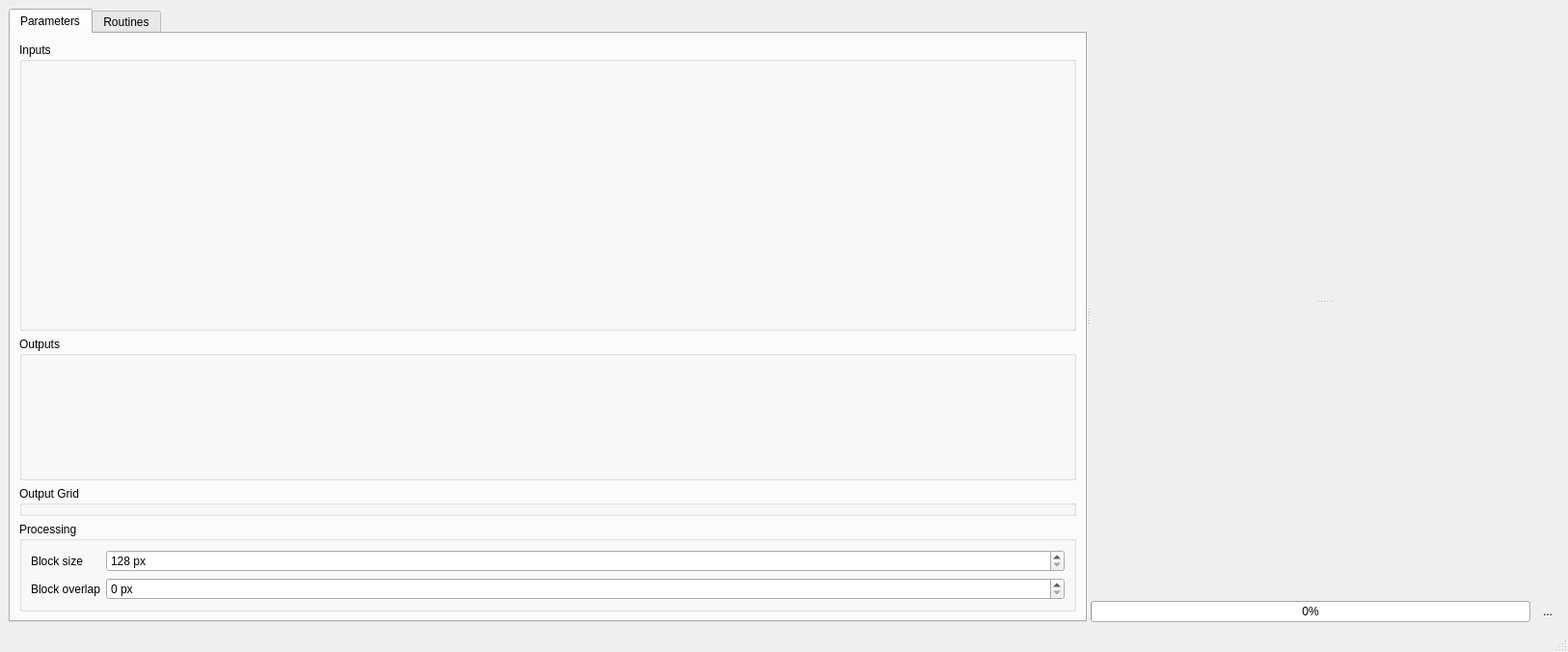
<?xml version="1.0" encoding="UTF-8"?>
<ui version="4.0">
 <class>MainWindow</class>
 <widget class="QMainWindow" name="MainWindow">
  <property name="geometry">
   <rect>
    <x>0</x>
    <y>0</y>
    <width>1626</width>
    <height>676</height>
   </rect>
  </property>
  <property name="windowTitle">
   <string>imageMath Calculator</string>
  </property>
  <property name="windowIcon">
   <iconset resource="../../ressources.qrc">
    <normaloff>:/imageMath/imagemathapp/icons/numpy.png</normaloff>:/imageMath/imagemathapp/icons/numpy.png</iconset>
  </property>
  <widget class="QWidget" name="centralwidget">
   <layout class="QVBoxLayout" name="verticalLayout_3">
    <item>
     <widget class="QSplitter" name="splitter_2">
      <property name="orientation">
       <enum>Qt::Horizontal</enum>
      </property>
      <widget class="QTabWidget" name="mTab">
       <property name="minimumSize">
        <size>
         <width>300</width>
         <height>0</height>
        </size>
       </property>
       <property name="currentIndex">
        <number>0</number>
       </property>
       <widget class="QWidget" name="tabLayers">
        <attribute name="title">
         <string>Parameters</string>
        </attribute>
        <layout class="QVBoxLayout" name="verticalLayout">
         <item>
          <widget class="QgsCollapsibleGroupBox" name="w1">
           <property name="sizePolicy">
            <sizepolicy hsizetype="Preferred" vsizetype="Preferred">
             <horstretch>0</horstretch>
             <verstretch>2</verstretch>
            </sizepolicy>
           </property>
           <property name="minimumSize">
            <size>
             <width>0</width>
             <height>0</height>
            </size>
           </property>
           <property name="title">
            <string>Inputs</string>
           </property>
           <layout class="QVBoxLayout" name="verticalLayout_4">
            <property name="spacing">
             <number>1</number>
            </property>
            <property name="leftMargin">
             <number>0</number>
            </property>
            <property name="topMargin">
             <number>0</number>
            </property>
            <property name="rightMargin">
             <number>0</number>
            </property>
            <property name="bottomMargin">
             <number>0</number>
            </property>
            <item>
             <widget class="InputList" name="uiInputs_" native="true">
              <property name="sizePolicy">
               <sizepolicy hsizetype="Preferred" vsizetype="Preferred">
                <horstretch>0</horstretch>
                <verstretch>2</verstretch>
               </sizepolicy>
              </property>
             </widget>
            </item>
           </layout>
          </widget>
         </item>
         <item>
          <widget class="QgsCollapsibleGroupBox" name="w2">
           <property name="sizePolicy">
            <sizepolicy hsizetype="Preferred" vsizetype="Preferred">
             <horstretch>0</horstretch>
             <verstretch>1</verstretch>
            </sizepolicy>
           </property>
           <property name="minimumSize">
            <size>
             <width>0</width>
             <height>0</height>
            </size>
           </property>
           <property name="title">
            <string>Outputs</string>
           </property>
           <layout class="QVBoxLayout" name="verticalLayout_5">
            <property name="spacing">
             <number>1</number>
            </property>
            <property name="leftMargin">
             <number>0</number>
            </property>
            <property name="topMargin">
             <number>0</number>
            </property>
            <property name="rightMargin">
             <number>0</number>
            </property>
            <property name="bottomMargin">
             <number>0</number>
            </property>
            <item>
             <widget class="OutputList" name="uiOutputs_" native="true">
              <property name="sizePolicy">
               <sizepolicy hsizetype="Preferred" vsizetype="Preferred">
                <horstretch>0</horstretch>
                <verstretch>1</verstretch>
               </sizepolicy>
              </property>
             </widget>
            </item>
           </layout>
          </widget>
         </item>
         <item>
          <widget class="QgsCollapsibleGroupBox" name="mGroupBox">
           <property name="sizePolicy">
            <sizepolicy hsizetype="Preferred" vsizetype="Minimum">
             <horstretch>0</horstretch>
             <verstretch>0</verstretch>
            </sizepolicy>
           </property>
           <property name="minimumSize">
            <size>
             <width>0</width>
             <height>0</height>
            </size>
           </property>
           <property name="title">
            <string>Output Grid</string>
           </property>
           <layout class="QVBoxLayout" name="verticalLayout_6">
            <property name="spacing">
             <number>1</number>
            </property>
            <property name="leftMargin">
             <number>0</number>
            </property>
            <property name="topMargin">
             <number>0</number>
            </property>
            <property name="rightMargin">
             <number>0</number>
            </property>
            <property name="bottomMargin">
             <number>0</number>
            </property>
            <item>
             <widget class="Grid" name="uiGrid_" native="true">
              <property name="sizePolicy">
               <sizepolicy hsizetype="MinimumExpanding" vsizetype="Preferred">
                <horstretch>0</horstretch>
                <verstretch>0</verstretch>
               </sizepolicy>
              </property>
             </widget>
            </item>
           </layout>
          </widget>
         </item>
         <item>
          <widget class="QgsCollapsibleGroupBox" name="mGroupBox_2">
           <property name="title">
            <string>Processing</string>
           </property>
           <layout class="QFormLayout" name="formLayout">
            <item row="1" column="1">
             <widget class="QSpinBox" name="uiBlockOverlap">
              <property name="suffix">
               <string> px</string>
              </property>
              <property name="maximum">
               <number>100</number>
              </property>
             </widget>
            </item>
            <item row="1" column="0">
             <widget class="QLabel" name="label">
              <property name="text">
               <string>Block overlap</string>
              </property>
             </widget>
            </item>
            <item row="0" column="0">
             <widget class="QLabel" name="label_2">
              <property name="text">
               <string>Block size</string>
              </property>
             </widget>
            </item>
            <item row="0" column="1">
             <widget class="QSpinBox" name="uiBlockSize">
              <property name="suffix">
               <string> px</string>
              </property>
              <property name="minimum">
               <number>128</number>
              </property>
              <property name="maximum">
               <number>999999999</number>
              </property>
              <property name="singleStep">
               <number>128</number>
              </property>
             </widget>
            </item>
           </layout>
          </widget>
         </item>
         <item>
          <spacer name="verticalSpacer">
           <property name="orientation">
            <enum>Qt::Vertical</enum>
           </property>
           <property name="sizeHint" stdset="0">
            <size>
             <width>0</width>
             <height>0</height>
            </size>
           </property>
          </spacer>
         </item>
        </layout>
       </widget>
       <widget class="QWidget" name="tabRoutines">
        <attribute name="title">
         <string>Routines</string>
        </attribute>
        <layout class="QVBoxLayout" name="verticalLayout_7">
         <item>
          <widget class="Routines" name="uiRoutines_">
           <attribute name="headerVisible">
            <bool>false</bool>
           </attribute>
           <column>
            <property name="text">
             <string notr="true">1</string>
            </property>
           </column>
          </widget>
         </item>
        </layout>
       </widget>
      </widget>
      <widget class="QWidget" name="widget" native="true">
       <property name="minimumSize">
        <size>
         <width>300</width>
         <height>0</height>
        </size>
       </property>
       <layout class="QVBoxLayout" name="verticalLayout_2">
        <item>
         <widget class="QSplitter" name="splitter">
          <property name="orientation">
           <enum>Qt::Vertical</enum>
          </property>
          <widget class="CodeEdit" name="uiCode_" native="true">
           <property name="sizePolicy">
            <sizepolicy hsizetype="Preferred" vsizetype="Preferred">
             <horstretch>0</horstretch>
             <verstretch>1</verstretch>
            </sizepolicy>
           </property>
          </widget>
          <widget class="WebLog" name="uiLog2_" native="true">
           <property name="sizePolicy">
            <sizepolicy hsizetype="Preferred" vsizetype="Preferred">
             <horstretch>0</horstretch>
             <verstretch>1</verstretch>
            </sizepolicy>
           </property>
          </widget>
         </widget>
        </item>
        <item>
         <layout class="QHBoxLayout" name="horizontalLayout_2">
          <item>
           <widget class="QProgressBar" name="uiProgressBar_">
            <property name="value">
             <number>0</number>
            </property>
            <property name="alignment">
             <set>Qt::AlignCenter</set>
            </property>
           </widget>
          </item>
          <item>
           <widget class="QToolButton" name="uiExecute_">
            <property name="text">
             <string>...</string>
            </property>
            <property name="icon">
             <iconset resource="../../../../../QGIS-master/images/images.qrc">
              <normaloff>:/images/themes/default/propertyicons/action.svg</normaloff>:/images/themes/default/propertyicons/action.svg</iconset>
            </property>
            <property name="iconSize">
             <size>
              <width>50</width>
              <height>50</height>
             </size>
            </property>
            <property name="autoRaise">
             <bool>true</bool>
            </property>
           </widget>
          </item>
         </layout>
        </item>
       </layout>
      </widget>
     </widget>
    </item>
   </layout>
  </widget>
  <widget class="QMenuBar" name="menubar">
   <property name="geometry">
    <rect>
     <x>0</x>
     <y>0</y>
     <width>1626</width>
     <height>26</height>
    </rect>
   </property>
  </widget>
  <widget class="QStatusBar" name="statusbar"/>
 </widget>
 <customwidgets>
  <customwidget>
   <class>QgsCollapsibleGroupBox</class>
   <extends>QGroupBox</extends>
   <header>qgscollapsiblegroupbox.h</header>
   <container>1</container>
  </customwidget>
  <customwidget>
   <class>InputList</class>
   <extends>QWidget</extends>
   <header>enmapboxapplications.imagemathapp.core</header>
   <container>1</container>
  </customwidget>
  <customwidget>
   <class>OutputList</class>
   <extends>QWidget</extends>
   <header>enmapboxapplications.imagemathapp.core</header>
   <container>1</container>
  </customwidget>
  <customwidget>
   <class>Grid</class>
   <extends>QWidget</extends>
   <header>enmapboxapplications.imagemathapp.core</header>
   <container>1</container>
  </customwidget>
  <customwidget>
   <class>CodeEdit</class>
   <extends>QWidget</extends>
   <header>enmapboxapplications.imagemathapp.core</header>
   <container>1</container>
  </customwidget>
  <customwidget>
   <class>WebLog</class>
   <extends>QWidget</extends>
   <header>enmapboxapplications.imagemathapp.core</header>
   <container>1</container>
  </customwidget>
  <customwidget>
   <class>Routines</class>
   <extends>QTreeWidget</extends>
   <header>enmapboxapplications.imagemathapp.core</header>
  </customwidget>
 </customwidgets>
 <resources>
  <include location="../../ressources.qrc"/>
  <include location="../../../../../QGIS-master/images/images.qrc"/>
 </resources>
 <connections/>
</ui>
